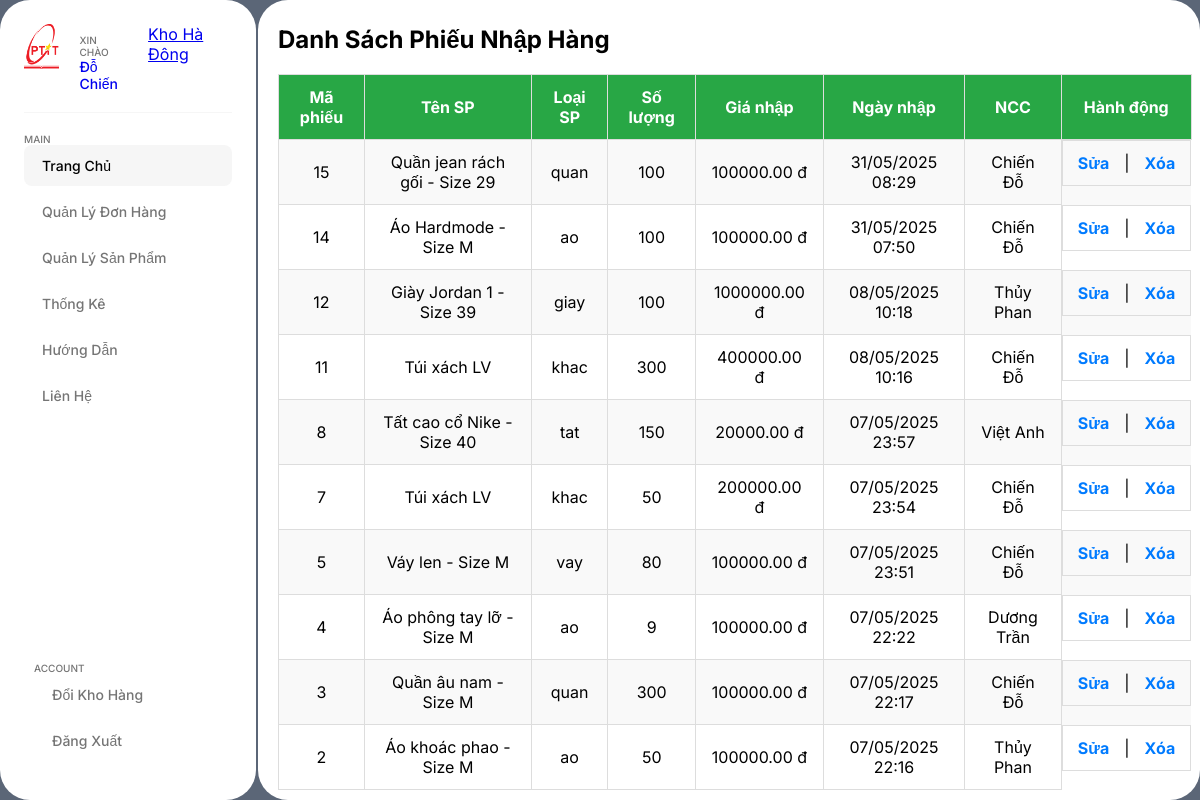
Page /product/phieu-nhap/ (signed in) on the committed database.
### home/models.py (models this page shows, shortened)
class Store(models.Model):
    name = models.CharField(max_length=100)
    address = models.TextField(blank=True)

class ImportReceipt(models.Model):
    store = models.ForeignKey(Store, on_delete=models.CASCADE, null=True, blank=True)
    store_user = models.ForeignKey(StoreUser, on_delete=models.CASCADE, null=True, blank=True)
    name = models.CharField(max_length=255)  # Tên sản phẩm
    category = models.CharField(max_length=50)  # Loại sản phẩm
    quantity = models.IntegerField()  # Số lượng
    sale_price = models.DecimalField(max_digits=10, decimal_places=2)  # Giá nhập
    date_added = models.DateTimeField(auto_now_add=True)  # Ngày nhập
    supplier = models.CharField(max_length=255, blank=True, null=True)  # Nhà cung cấp

### home/views.py (the view)
# urls.py: path('product/phieu-nhap/', login_required(views.import_receipt_list), name='import_receipt_list'),
@login_required
def import_receipt_list(request):
    store_id = request.session.get('active_store_id')
    store = get_object_or_404(Store, id=store_id)
    if not StoreUser.objects.filter(store=store, user=request.user).exists():
        return HttpResponseForbidden("Bạn không có quyền truy cập cửa hàng này.")
    receipts = ImportReceipt.objects.filter(store=store).order_by('-date_added')
    return render(request, 'page1/product-phieunh.html', {'receipts': receipts})

### home/context_processors.py (called while the page is built)
def active_store_context(request):
    store = None
    store_id = request.session.get('active_store_id')
    if store_id:
        try:
            store = Store.objects.get(id=store_id)
        except Store.DoesNotExist:
            pass
    return {'active_store': store}

### home/templates/page1/product-phieunh.html (shortened to what this page needs)
{% extends 'page1/base.html' %}
{% load static %}
{% block content %}
    <link rel="stylesheet" href="{% static 'css/product-phieunh.css' %}">
    <h2 style="margin-top: 25px; margin-left: 20px">Danh Sách Phiếu Nhập Hàng</h2>
    <table class="table table-bordered table-striped">
        <thead class="thead-dark">
            <tr>
                <th scope="col">Mã phiếu</th>
                <th scope="col">Tên SP</th>
                <th scope="col">Loại SP</th>
                <th scope="col">Số lượng</th>
                <th scope="col">Giá nhập</th>
                <th scope="col">Ngày nhập</th>
                <th scope="col">NCC</th>
                <th scope="col">Hành động</th>
            </tr>
        </thead>
        <tbody>
            {% for receipt in receipts %}
            <tr>
                <td>{{ receipt.id }}</td>
                <td>{{ receipt.name }}</td>
                <td>{{ receipt.category }}</td>
                <td>{{ receipt.quantity }}</td>
                <td>{{ receipt.sale_price }} đ</td>
                <td>{{ receipt.date_added|date:'d/m/Y H:i' }}</td>
                <td>{{ receipt.supplier }}</td>
                <td class="product-actions">
                    <a href="#" class="btn btn-sm btn-primary" onclick="toggleEditImportForm(
                        '{{ receipt.id }}',
                        '{{ receipt.name|escapejs }}',
                        '{{ receipt.category|escapejs }}',
                        '{{ receipt.quantity }}',
                        '{{ receipt.sale_price }}',
                        '{{ receipt.supplier|escapejs }}'
                    )">Sửa</a>
                    |
                    <a href="{% url 'delete_import_receipt' receipt.id %}" class="btn btn-sm btn-danger"
                       onclick="return confirm('Bạn có chắc chắn muốn xóa phiếu này không?')">Xóa</a>
                </td>
            </tr>
            {% empty %}
            <tr>
                <td colspan="8" class="text-center">Chưa có phiếu nhập hàng nào.</td>
            </tr>
            {% endfor %}
        </tbody>
    </table>
{% endblock %}

### home/templates/page1/base.html (shortened to what this page needs)
<!DOCTYPE html>
<html lang="en">
  <head>
    {% load static %}
    <link rel="stylesheet" href="https://unpkg.com/boxicons@2.1.4/css/boxicons.min.css">
    <link rel="stylesheet" href="{% static 'css/base.css' %}">
  </head>
  <body>
    <div class="container">
        <div class="slidebar">
            <div class="head">
                <a class = "information" href="/profile">
                    <div class="user-img">
                        <img src="{% static 'images/PTIT.png' %}" alt="">
                    </div>
                    <div class="user-details">
                        {%if user.username %}
                            <p class="title"> Xin chào </p>
                            <p class="name"> {{user.last_name}} {{user.first_name}} </p>
                        {%endif%}
                    </div>
                </a>
                <a class = "storemanager" href="/store_info">
                    <div class="store-details">
                        {%if user.username %}
                            {% if active_store %}
                                <p class="store">{{ active_store.name }}</p>
                            {% endif %}
                        {%endif%}
                    </div>
                </a>
            </div>
            <div class="nav">
                <div class="menu">
                    <p class="title">Main</p>
                    <ul>
                        <li class="active">
                            <a href="/">
                                <span class="text">Trang Chủ</span>
                            </a>
                        </li>
                        <li>
                            <a href="/order">
                                <span class="text">Quản Lý Đơn Hàng</span>
                            </a>
                        </li>
                        <li >
                            <a href="#">
                                <span class="text">Quản Lý Sản Phẩm</span>
                            </a>
                        </li>
                        <li>
                            <a href="/product/statistics">
                                <span class="text">Thống Kê</span>
                            </a>
                        </li>
                        <li>
                            <a href="/guide">
                                <span class="text">Hướng Dẫn </span>
                            </a>
                        </li>
                        <li >
                            <a href="/contact">
                                <span class="text">Liên Hệ</span>
                            </a>
                        </li>
                    </ul>
                </div>
            </div>
            <footer class="footer">
                <p class="title">ACCOUNT</p>
                {% if user.username %}
                    <ul>
                        <li>
                            <a href="{% url 'select_store' %}">
                                <span class="text">Đổi Kho Hàng</span>
                            </a>
                        </li>
                        <li>
                            <a href="{% url 'logout' %}">
                                <span class="text">Đăng Xuất</span>
                            </a>
                        </li>
                    </ul>
                {% endif %}
            </footer>
        </div>
        <div class="content">
                {% block content %}
                {% endblock %}
        </div>
    </div>
  </body>
</html>

### home/static/css/base.css (style rules this page uses)
* { margin:0; padding:0; box-sizing: border-box; font-family :"Inter",sans-serif; }
body { background-color:#5b6677; }
.container { width: 100%; min-height: 100vh; display: flex; }
.slidebar { width:256px; height: 100vh; display: flex; gap:20px; flex-direction: column; background-color:#fff; padding: 24px; border-radius: 30px; }
.slidebar .head { display: flex; gap: 20px; padding-bottom: 20px; border-bottom: 1px solid #f6f6f6; }
.information { display: flex; text-decoration: none; }
.user-img { width: 44px; height: 44px; border-radius: 50%; }
.user-img img { width: 100%; object-fit: cover; }
.user-details { margin-top: 10px; margin-left: 20px; }
.user-details .title, .menu .title, .footer .title { font-size: 10px; font-weight: 500; color: #757575; text-transform: uppercase; }
.user-details .name { font-size: 14px; font-weight: 500; }
.menu ul li, .footer ul li { list-style: none; margin-bottom: 5px; }
.menu ul li a, .footer a { display: flex; align-items: center; gap: 10px; font-size: 14px; font-weight: 500; color: #757575; text-decoration: none; padding: 12px 8px; border-radius: 8px; transition: all 0.3s; }
.menu ul li > a:hover, .menu ul li.active > a, .footer ul li > a:hover, .footer ul li.active > a { color:black; background-color: #f6f6f6; }
.menu ul li .text, .footer .text { flex: 1; }
.footer { margin-top: auto; padding: 10px; }
.content { flex: 1; margin-left: 2px; display: inline-block; background-color:#fff; height: 100vh; border-radius: 30px; }

### home/static/css/product-phieunh.css (style rules this page uses)
.table { width: 97%; margin: 20px 0; margin-left: 20px; margin-right: 20px; border-collapse: collapse; overflow-y: auto; }
.table th, .table td { padding: 12px 15px; text-align: center; border: 1px solid #ddd; }
.table thead { background-color: #28a745; color: #fff; }
.table-striped tbody tr:nth-child(odd) { background-color: #f9f9f9; }
.product-actions { display: flex; gap: 15px; }
.product-actions a { text-decoration: none; color: #007bff; font-weight: bold; transition: color 0.2s ease-in-out; }

### rows in the picture
Store: name "Kho Hà Đông"
ImportReceipt: id "15", name "Quần jean rách gối - Size 29", category "quan", quantity "100", sale_price "100000.00", date_added "31/05/2025 08:29", supplier "Chiến Đỗ"
ImportReceipt: id "14", name "Áo Hardmode - Size M", category "ao", quantity "100", sale_price "100000.00", date_added "31/05/2025 07:50", supplier "Chiến Đỗ"
ImportReceipt: id "12", name "Giày Jordan 1 - Size 39", category "giay", quantity "100", sale_price "1000000.00", date_added "08/05/2025 10:18", supplier "Thủy Phan"
ImportReceipt: id "11", name "Túi xách LV", category "khac", quantity "300", sale_price "400000.00", date_added "08/05/2025 10:16", supplier "Chiến Đỗ"
ImportReceipt: id "8", name "Tất cao cổ Nike - Size 40", category "tat", quantity "150", sale_price "20000.00", date_added "07/05/2025 23:57", supplier "Việt Anh"
ImportReceipt: id "7", name "Túi xách LV", category "khac", quantity "50", sale_price "200000.00", date_added "07/05/2025 23:54", supplier "Chiến Đỗ"
ImportReceipt: id "5", name "Váy len - Size M", category "vay", quantity "80", sale_price "100000.00", date_added "07/05/2025 23:51", supplier "Chiến Đỗ"
ImportReceipt: id "4", name "Áo phông tay lỡ - Size M", category "ao", quantity "9", sale_price "100000.00", date_added "07/05/2025 22:22", supplier "Dương Trần"
ImportReceipt: id "3", name "Quần âu nam - Size M", category "quan", quantity "300", sale_price "100000.00", date_added "07/05/2025 22:17", supplier "Chiến Đỗ"
ImportReceipt: id "2", name "Áo khoác phao - Size M", category "ao", quantity "50", sale_price "100000.00", date_added "07/05/2025 22:16", supplier "Thủy Phan"

### other values in the picture
{{ user.last_name }} "Đỗ"
{{ user.first_name }} "Chiến"
